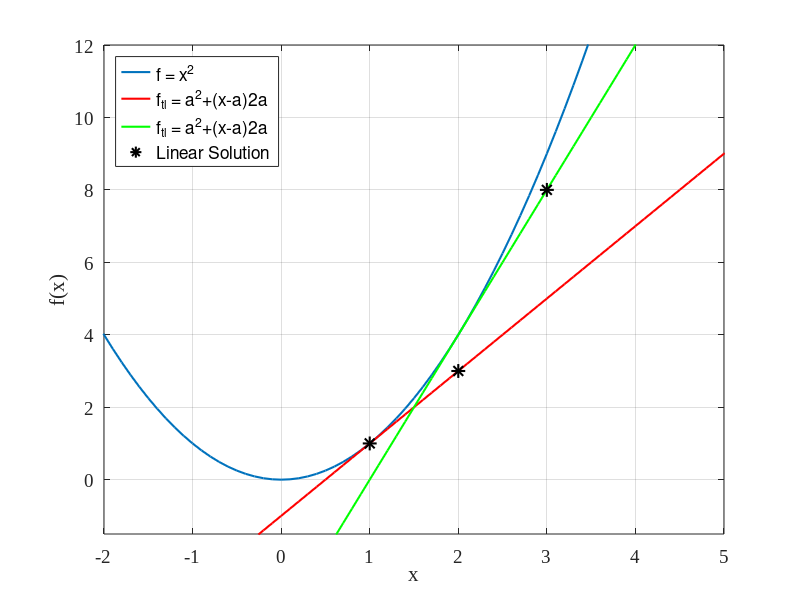

The MATLAB script that drew this image:
close all
clear
clc

t = -100:0.1:100;

f = t.^2;


a1 = 1.0;

f_tl = a1^2 + (t-a1)*2*a1;

t1 = 1.0;
t2 = 2.0;
t3 = 3.0;

f_tl_t1 = a1^2 + (t1-a1)*2*a1

f_tl_t2 = a1^2 + (t2-t1)*2*a1

a2 = 2.0;

f_tl_2 = a2^2 + (t-a2)*2*a2;

f_tl_t3 = a2^2 + (t3-t2)*2*a2

line_wid = 1.5;
mark_siz = 10.0;
fontsize = 14;


plot(t,f, 'LineWidth', line_wid)
hold on
plot(t,f_tl,'r', 'LineWidth', line_wid)
plot(t,f_tl_2,'g', 'LineWidth', line_wid)

plot(t1,f_tl_t1,'*k','MarkerSize',mark_siz, 'LineWidth', line_wid);
plot(t2,f_tl_t2,'*k','MarkerSize',mark_siz, 'LineWidth', line_wid);
plot(t3,f_tl_t3,'*k','MarkerSize',mark_siz, 'LineWidth', line_wid);

xlim([-2.0 5])
ylim([-1.5 12])



ylabel('f(x)','FontSize',fontsize,'FontName','TimesNewRoman')
xlabel('x','FontSize',fontsize,'FontName','TimesNewRoman')

legend('f = x^2','f_{tl} = a^2+(x-a)2a','f_{tl} = a^2+(x-a)2a','Linear Solution','Location','NorthWest')


set(gca,'FontSize',fontsize,'FontName','TimesNewRoman')
grid on
box on